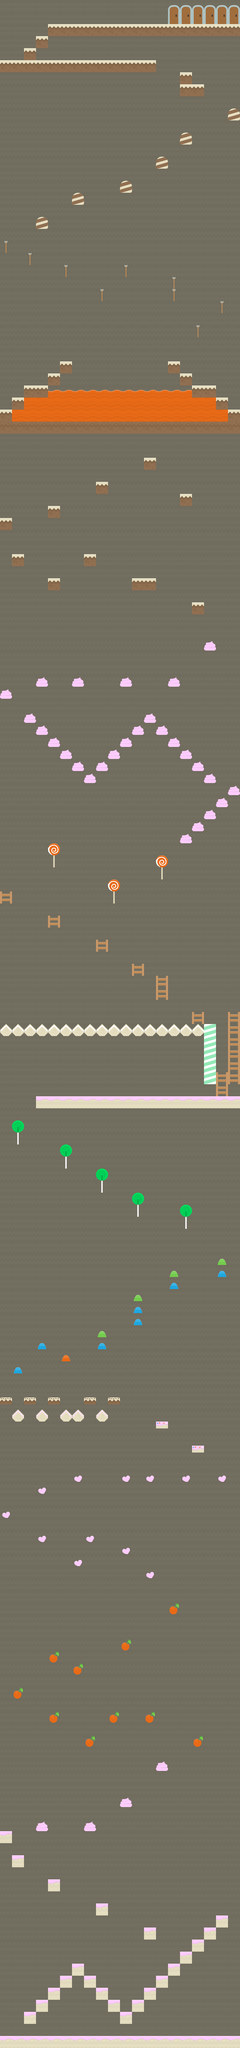

This game map was drawn from its Tiled (.tmx) file and the tilesets committed beside it. A one-line description and the trimmed map source follow:
An orthogonal 20x170 tile map with 35x35 px tiles, 2 tile layers (sky, collision), 2 tilesets.

<map version="1.0" tiledversion="1.0.1" orientation="orthogonal" renderorder="right-down" width="20" height="170" tilewidth="35" tileheight="35" nextobjectid="1">
 <tileset firstgid="1" name="candy_spritesheet" tilewidth="35" tileheight="35" tilecount="98" columns="14">
  <image source="../spritesheets/candy_spritesheet.png" trans="ff00ff" width="490" height="245" />
 </tileset>
 <tileset firstgid="99" name="tiles_spritesheet_level1" tilewidth="35" tileheight="35" spacing="1" tilecount="168" columns="12">
  <image source="../spritesheets/tiles_spritesheet_level1.png" width="457" height="503" />
  <terraintypes>
   <terrain name="New Terrain" tile="-1" />
  </terraintypes>
 </tileset>
 <layer name="sky" width="20" height="170" opacity="0.5">
  <data>[3400 cells, 3400 non-empty, 1 distinct tile ids]</data>
 </layer>
 <layer name="collision" width="20" height="170">
  <properties>
   <property name="collision" value="true" />
  </properties>
  <data>[3400 cells, 339 non-empty, 25 distinct tile ids]</data>
 </layer>
</map>
